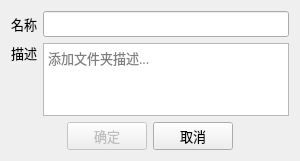
<?xml version="1.0" encoding="UTF-8"?>
<ui version="4.0">
 <class>DialogNewFolder</class>
 <widget class="QDialog" name="DialogNewFolder">
  <property name="geometry">
   <rect>
    <x>0</x>
    <y>0</y>
    <width>300</width>
    <height>161</height>
   </rect>
  </property>
  <property name="windowTitle">
   <string>新建文件夹</string>
  </property>
  <layout class="QGridLayout" name="gridLayout">
   <item row="0" column="0">
    <widget class="QLabel" name="label">
     <property name="font">
      <font>
       <family>Microsoft YaHei</family>
       <pointsize>10</pointsize>
      </font>
     </property>
     <property name="text">
      <string>名称</string>
     </property>
    </widget>
   </item>
   <item row="0" column="1">
    <widget class="QLineEdit" name="lineEditName">
     <property name="font">
      <font>
       <family>Microsoft YaHei</family>
       <pointsize>10</pointsize>
      </font>
     </property>
    </widget>
   </item>
   <item row="1" column="0">
    <layout class="QVBoxLayout" name="verticalLayout">
     <item>
      <widget class="QLabel" name="label_2">
       <property name="font">
        <font>
         <family>Microsoft YaHei</family>
         <pointsize>10</pointsize>
        </font>
       </property>
       <property name="text">
        <string>描述</string>
       </property>
      </widget>
     </item>
     <item>
      <spacer name="verticalSpacer">
       <property name="orientation">
        <enum>Qt::Vertical</enum>
       </property>
       <property name="sizeHint" stdset="0">
        <size>
         <width>20</width>
         <height>40</height>
        </size>
       </property>
      </spacer>
     </item>
    </layout>
   </item>
   <item row="1" column="1">
    <widget class="QTextEdit" name="textEditBrief">
     <property name="font">
      <font>
       <family>Microsoft YaHei</family>
       <pointsize>10</pointsize>
      </font>
     </property>
     <property name="placeholderText">
      <string>添加文件夹描述...</string>
     </property>
    </widget>
   </item>
   <item row="2" column="0" colspan="2">
    <layout class="QHBoxLayout" name="horizontalLayout">
     <item>
      <spacer name="horizontalSpacer">
       <property name="orientation">
        <enum>Qt::Horizontal</enum>
       </property>
       <property name="sizeHint" stdset="0">
        <size>
         <width>42</width>
         <height>21</height>
        </size>
       </property>
      </spacer>
     </item>
     <item>
      <widget class="QPushButton" name="btnOK">
       <property name="enabled">
        <bool>false</bool>
       </property>
       <property name="font">
        <font>
         <pointsize>10</pointsize>
        </font>
       </property>
       <property name="text">
        <string>确定</string>
       </property>
      </widget>
     </item>
     <item>
      <widget class="QPushButton" name="btnCancel">
       <property name="font">
        <font>
         <pointsize>10</pointsize>
        </font>
       </property>
       <property name="text">
        <string>取消</string>
       </property>
      </widget>
     </item>
     <item>
      <spacer name="horizontalSpacer_2">
       <property name="orientation">
        <enum>Qt::Horizontal</enum>
       </property>
       <property name="sizeHint" stdset="0">
        <size>
         <width>44</width>
         <height>20</height>
        </size>
       </property>
      </spacer>
     </item>
    </layout>
   </item>
  </layout>
 </widget>
 <resources/>
 <connections>
  <connection>
   <sender>btnOK</sender>
   <signal>clicked()</signal>
   <receiver>DialogNewFolder</receiver>
   <slot>accept()</slot>
   <hints>
    <hint type="sourcelabel">
     <x>185</x>
     <y>139</y>
    </hint>
    <hint type="destinationlabel">
     <x>149</x>
     <y>80</y>
    </hint>
   </hints>
  </connection>
  <connection>
   <sender>btnCancel</sender>
   <signal>clicked()</signal>
   <receiver>DialogNewFolder</receiver>
   <slot>reject()</slot>
   <hints>
    <hint type="sourcelabel">
     <x>99</x>
     <y>139</y>
    </hint>
    <hint type="destinationlabel">
     <x>149</x>
     <y>80</y>
    </hint>
   </hints>
  </connection>
 </connections>
</ui>
